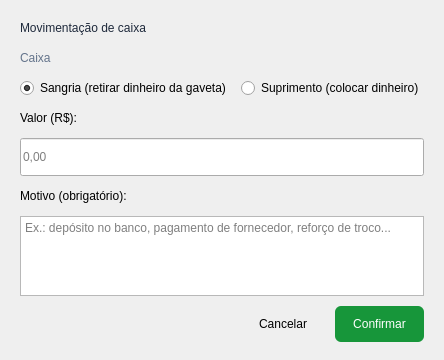
<?xml version="1.0" encoding="UTF-8"?>
<ui version="4.0">
 <class>MovimentacaoCaixa</class>
 <widget class="QDialog" name="MovimentacaoCaixa">
  <property name="geometry">
   <rect>
    <x>0</x>
    <y>0</y>
    <width>440</width>
    <height>360</height>
   </rect>
  </property>
  <property name="windowTitle">
   <string>Sangria / Suprimento</string>
  </property>
  <property name="styleSheet">
   <string notr="true">QLabel#Lbl_Titulo { font: 700 14pt &quot;Ubuntu&quot;; color: rgb(30, 41, 59); }
QLabel#Lbl_Caixa { color: rgb(100, 116, 139); }
QLineEdit { min-height: 32px; font: 12pt &quot;Segoe UI&quot;; }
QPushButton { min-height: 36px; padding: 0 18px; font: 600 10pt &quot;Segoe UI&quot;; border-radius: 6px; }
QPushButton#Btn_Confirmar { background-color: rgb(23, 150, 58); color: white; }
QPushButton#Btn_Confirmar:hover { background-color: rgb(16, 122, 46); }</string>
  </property>
  <layout class="QVBoxLayout" name="verticalLayout">
   <property name="spacing">
    <number>10</number>
   </property>
   <property name="leftMargin">
    <number>20</number>
   </property>
   <property name="topMargin">
    <number>18</number>
   </property>
   <property name="rightMargin">
    <number>20</number>
   </property>
   <property name="bottomMargin">
    <number>18</number>
   </property>
   <item>
    <widget class="QLabel" name="Lbl_Titulo">
     <property name="text">
      <string>Movimentação de caixa</string>
     </property>
    </widget>
   </item>
   <item>
    <widget class="QLabel" name="Lbl_Caixa">
     <property name="text">
      <string>Caixa</string>
     </property>
     <property name="wordWrap">
      <bool>true</bool>
     </property>
    </widget>
   </item>
   <item>
    <layout class="QHBoxLayout" name="hl_tipo">
     <item>
      <widget class="QRadioButton" name="Rb_Sangria">
       <property name="text">
        <string>Sangria (retirar dinheiro da gaveta)</string>
       </property>
       <property name="checked">
        <bool>true</bool>
       </property>
      </widget>
     </item>
     <item>
      <widget class="QRadioButton" name="Rb_Suprimento">
       <property name="text">
        <string>Suprimento (colocar dinheiro)</string>
       </property>
      </widget>
     </item>
    </layout>
   </item>
   <item>
    <widget class="QLabel" name="label">
     <property name="text">
      <string>Valor (R$):</string>
     </property>
    </widget>
   </item>
   <item>
    <widget class="QLineEdit" name="Ledit_Valor">
     <property name="placeholderText">
      <string>0,00</string>
     </property>
    </widget>
   </item>
   <item>
    <widget class="QLabel" name="label_2">
     <property name="text">
      <string>Motivo (obrigatório):</string>
     </property>
    </widget>
   </item>
   <item>
    <widget class="QPlainTextEdit" name="PTEdit_Motivo">
     <property name="maximumSize">
      <size>
       <width>16777215</width>
       <height>80</height>
      </size>
     </property>
     <property name="placeholderText">
      <string>Ex.: depósito no banco, pagamento de fornecedor, reforço de troco...</string>
     </property>
    </widget>
   </item>
   <item>
    <layout class="QHBoxLayout" name="horizontalLayout">
     <item>
      <spacer name="horizontalSpacer">
       <property name="orientation">
        <enum>Qt::Orientation::Horizontal</enum>
       </property>
       <property name="sizeHint" stdset="0">
        <size>
         <width>40</width>
         <height>20</height>
        </size>
       </property>
      </spacer>
     </item>
     <item>
      <widget class="QPushButton" name="Btn_Cancelar">
       <property name="text">
        <string>Cancelar</string>
       </property>
      </widget>
     </item>
     <item>
      <widget class="QPushButton" name="Btn_Confirmar">
       <property name="text">
        <string>Confirmar</string>
       </property>
       <property name="default">
        <bool>true</bool>
       </property>
      </widget>
     </item>
    </layout>
   </item>
  </layout>
 </widget>
 <resources/>
 <connections/>
</ui>
